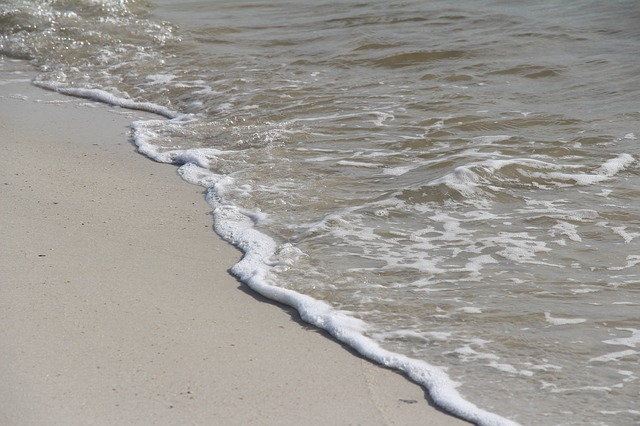
#> input picture ocean-wave-0.jpeg, 640 x 426 px
$ jupyter execute 'Wave - Canny Edge Detection (1).ipynb'   (shell and % lines are left out)
#> lines starting #> are read from the running program, lines starting #| are printed output that depends on the picture
# Final Wave - Chahal.ipynb
### last updated: 12/14/23

#photo

[cell 1]
import numpy as np
import pandas as pd
from skimage import io
import cv2
from google.colab.patches import cv2_imshow # for image display without crashing colab
import matplotlib.pylab as plt

### Detecting edges

[cell 2]
#---------------USE------------- WAVE FINAL


img = io.imread('ocean-wave-0.jpeg')
#> img is the input picture: shape (426, 640, 3); mean R, G, B 157.8, 154.6, 149.7
img_gray = cv2.cvtColor(img, cv2.COLOR_BGR2GRAY)
plt.imshow(img_gray,cmap = 'gray')

[cell 3]
from google.colab.patches import cv2_imshow # for image display without crashing colab
import matplotlib.pylab as plt

[cell 4]
#---------------USE-------------WAVE FINAL
#edges = cv2.Canny(img_gray,100,500) #input image, minVal, maxVal
                                    #final: parameters to mess with
edges = cv2.Canny(img_gray,100,415)
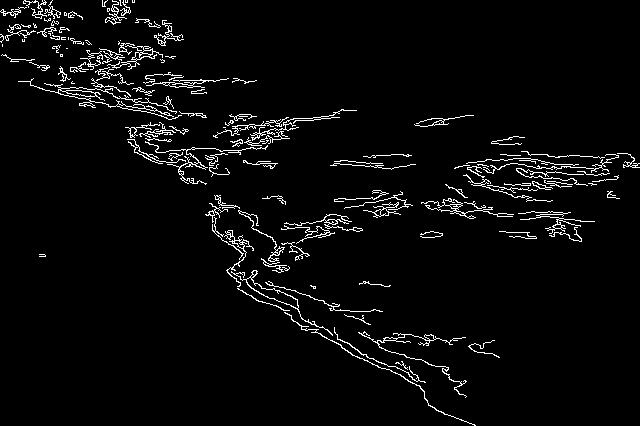
#> edges: shape (426, 640); 3.8% white in thin lines or dots

plt.figure(figsize=(10, 5))
plt.subplot(121)
plt.imshow(img_gray,cmap = 'gray')
plt.title('Original Image'), plt.xticks([]), plt.yticks([])
plt.subplot(122)
plt.imshow(edges,cmap = 'gray') # 'gray'
plt.title('Edge Image'), plt.xticks([]), plt.yticks([])
plt.show()
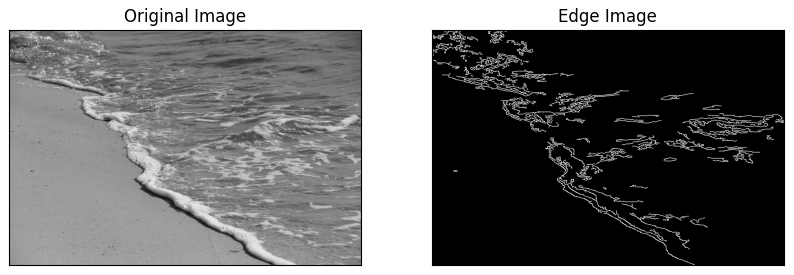
#> figure drawn by matplotlib, 2 panels

[cell 5]
# print img pixel size:   use for making MASK
edges.shape
#> Out = (426, 640)

###STEP 2: Overlay 'Edge Image' on 'Original Image':

[cell 6]
import cv2
from matplotlib import pyplot as plt

img = cv2.imread('ocean-wave-0.jpeg',0)
#> img: shape (426, 640); min 35, max 255, mean 155
edges = cv2.Canny(img,50,200)   # canny edge detector
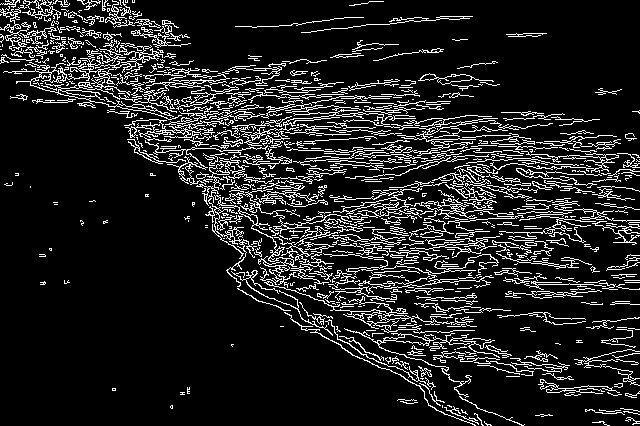
#> edges: shape (426, 640); 12.8% white in thin lines or dots

img = cv2.merge((img,img,img))  # creat RGB image from grayscale
#> img: shape (426, 640, 3)
img2 = img.copy()
img2[edges == 255] = [255, 0, 0]  # turn edges to red
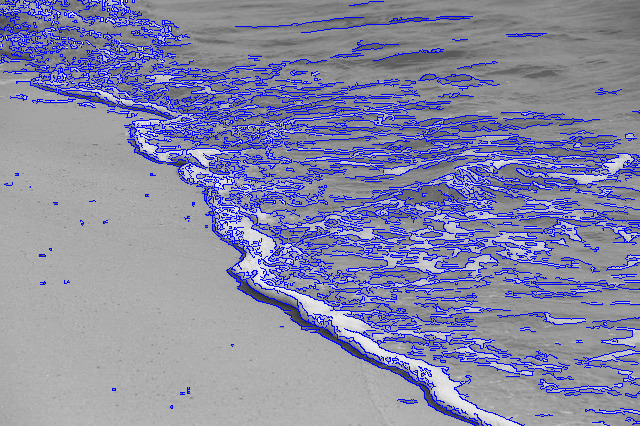
#> img2: shape (426, 640, 3); mean of channels 0, 1, 2 168.1, 135.5, 135.5; drawn as B, G, R

plt.subplot(121),plt.imshow(img)
plt.title('Original Image'), plt.xticks([]), plt.yticks([])
plt.subplot(122),plt.imshow(img2)
plt.title('Edge Highlighted'), plt.xticks([]), plt.yticks([])

plt.show()
